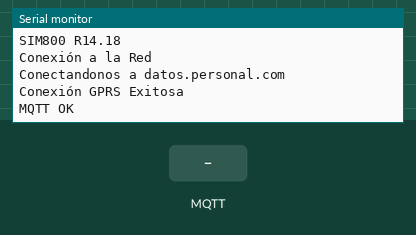
Simulated run of this sketch. Board: ESP32. Parts: the last lines printed to the serial monitor. The test bench sets the inputs (shaded band). No MQTT or app messages arrive unless stated.

Above: at 3.2 s.
3.3 s: MQTT message "1" arrives on the first subscribed topic
At 3.7 s:
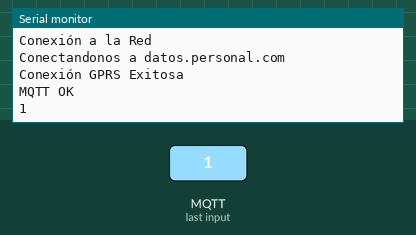
4.8 s: MQTT message "on" arrives on the first subscribed topic
At 6.0 s:
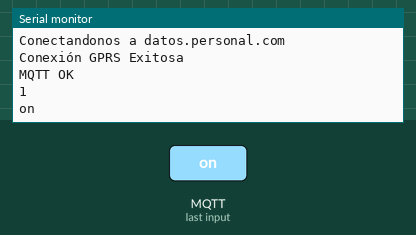
6.3 s: MQTT message "off" arrives on the first subscribed topic
At 7.2 s:
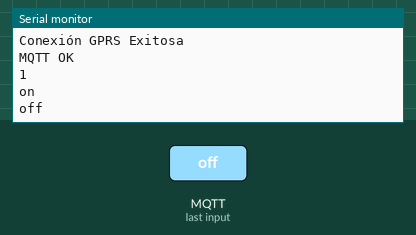

The sketch:

pub_sub_gprs1.ino
```cpp
#define TINY_GSM_MODEM_SIM900
#include <TinyGsmClient.h>

#define SerialMon Serial
#define SerialAT Serial2
TinyGsm modem(SerialAT);

/****************MQTT sobre GPRS*********/
#include <PubSubClient.h>
TinyGsmClient gprsClient(modem);
PubSubClient client(gprsClient);
unsigned long t = 0;
char msg[30];
/****************************************/

char apn[] = "datos.personal.com";
char gprsUser[] = "datos";
char gprsPass[] = "datos";

void setup() {
  setup_gprs();
  client.setServer("18.226.98.151",1883);
  client.setCallback(callback);
}

void callback(const char* topic, byte* payload, unsigned int length)
{
  payload[length] = '\0';
  String val = String((char*)payload);
  Serial.println(val);
}

void reconnect(){
  if(client.connect("ESP32")){
    Serial.println("MQTT OK");
    client.subscribe("canaly");
  }
}

void loop() {
  if(!client.connected()){
      reconnect();
    }
  client.loop();
  if(millis()-t>= 30000){
    int temp = 14;
    int humi = 70;
    snprintf(msg,30,"%d,%d",temp,humi);
    client.publish("canalx",msg);
    t = millis();
  }
}

void setup_gprs(){
  SerialMon.begin(9600);
  SerialAT.begin(9600, SERIAL_8N1,16,17);
  delay(2000);
  SerialMon.println("Iniciando modem ...");
  modem.restart(); //Reinicia el modem
  String modemInfo = modem.getModemInfo(); //Version del firmware
  SerialMon.println(modemInfo);

  if(!modem.waitForNetwork()){
    SerialMon.println("Error");
    delay(1000);
    return;
  }
  if(modem.isNetworkConnected()){
    SerialMon.println("Conexión a la Red");
  }

  //GPRS Conexión a Internet
  SerialMon.print("Conectandonos a ");
  SerialMon.println(apn);
  if(!modem.gprsConnect(apn,gprsUser,gprsPass)){
    SerialMon.println("Error de conexión GPRS");
    return;
  }
  if(modem.isGprsConnected()){
    SerialMon.println("Conexión GPRS Exitosa");
    SerialMon.println(modem.getLocalIP());
  }
}
```

Measured:
- after the input at 3.3 s, the serial monitor: prints a new line at once (image 1)
- after the input at 4.8 s, the serial monitor: prints a new line at once (image 2)
- after the input at 6.3 s, the serial monitor: prints a new line at once (image 3)
